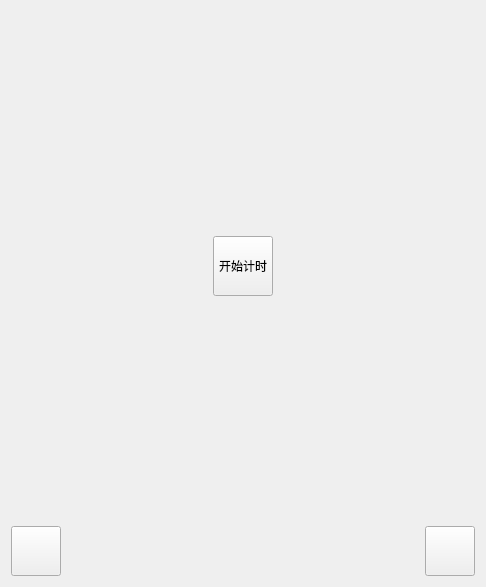
<?xml version="1.0" encoding="UTF-8"?>
<ui version="4.0">
 <class>Widget</class>
 <widget class="QWidget" name="Widget">
  <property name="geometry">
   <rect>
    <x>0</x>
    <y>0</y>
    <width>486</width>
    <height>587</height>
   </rect>
  </property>
  <property name="sizePolicy">
   <sizepolicy hsizetype="Expanding" vsizetype="Expanding">
    <horstretch>0</horstretch>
    <verstretch>0</verstretch>
   </sizepolicy>
  </property>
  <property name="minimumSize">
   <size>
    <width>0</width>
    <height>0</height>
   </size>
  </property>
  <property name="windowTitle">
   <string>Widget</string>
  </property>
  <layout class="QGridLayout" name="gridLayout">
   <item row="0" column="0">
    <layout class="QVBoxLayout" name="verticalLayout">
     <item>
      <spacer name="verticalSpacer_2">
       <property name="orientation">
        <enum>Qt::Orientation::Vertical</enum>
       </property>
       <property name="sizeHint" stdset="0">
        <size>
         <width>118</width>
         <height>148</height>
        </size>
       </property>
      </spacer>
     </item>
     <item>
      <layout class="QHBoxLayout" name="horizontalLayout_2">
       <item>
        <spacer name="horizontalSpacer_2">
         <property name="orientation">
          <enum>Qt::Orientation::Horizontal</enum>
         </property>
         <property name="sizeHint" stdset="0">
          <size>
           <width>98</width>
           <height>20</height>
          </size>
         </property>
        </spacer>
       </item>
       <item>
        <widget class="QPushButton" name="open">
         <property name="sizePolicy">
          <sizepolicy hsizetype="Expanding" vsizetype="Expanding">
           <horstretch>0</horstretch>
           <verstretch>0</verstretch>
          </sizepolicy>
         </property>
         <property name="minimumSize">
          <size>
           <width>60</width>
           <height>60</height>
          </size>
         </property>
         <property name="maximumSize">
          <size>
           <width>60</width>
           <height>60</height>
          </size>
         </property>
         <property name="text">
          <string>开始计时</string>
         </property>
        </widget>
       </item>
       <item>
        <spacer name="horizontalSpacer">
         <property name="orientation">
          <enum>Qt::Orientation::Horizontal</enum>
         </property>
         <property name="sizeHint" stdset="0">
          <size>
           <width>108</width>
           <height>17</height>
          </size>
         </property>
        </spacer>
       </item>
      </layout>
     </item>
     <item>
      <spacer name="verticalSpacer">
       <property name="orientation">
        <enum>Qt::Orientation::Vertical</enum>
       </property>
       <property name="sizeHint" stdset="0">
        <size>
         <width>238</width>
         <height>149</height>
        </size>
       </property>
      </spacer>
     </item>
    </layout>
   </item>
   <item row="1" column="0">
    <layout class="QHBoxLayout" name="horizontalLayout">
     <item>
      <widget class="QPushButton" name="setting">
       <property name="sizePolicy">
        <sizepolicy hsizetype="Expanding" vsizetype="Expanding">
         <horstretch>0</horstretch>
         <verstretch>0</verstretch>
        </sizepolicy>
       </property>
       <property name="minimumSize">
        <size>
         <width>50</width>
         <height>50</height>
        </size>
       </property>
       <property name="maximumSize">
        <size>
         <width>50</width>
         <height>50</height>
        </size>
       </property>
       <property name="text">
        <string/>
       </property>
      </widget>
     </item>
     <item>
      <spacer name="horizontalSpacer_4">
       <property name="orientation">
        <enum>Qt::Orientation::Horizontal</enum>
       </property>
       <property name="sizeHint" stdset="0">
        <size>
         <width>128</width>
         <height>47</height>
        </size>
       </property>
      </spacer>
     </item>
     <item>
      <widget class="QPushButton" name="home">
       <property name="sizePolicy">
        <sizepolicy hsizetype="Expanding" vsizetype="Expanding">
         <horstretch>0</horstretch>
         <verstretch>0</verstretch>
        </sizepolicy>
       </property>
       <property name="minimumSize">
        <size>
         <width>50</width>
         <height>50</height>
        </size>
       </property>
       <property name="maximumSize">
        <size>
         <width>50</width>
         <height>50</height>
        </size>
       </property>
       <property name="text">
        <string/>
       </property>
      </widget>
     </item>
    </layout>
   </item>
  </layout>
 </widget>
 <resources/>
 <connections/>
</ui>
